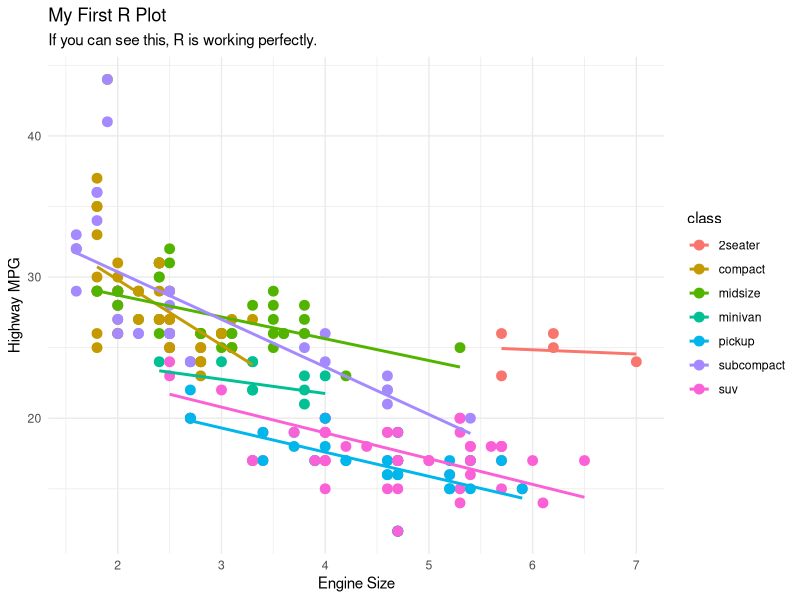

Write R code to recreate this figure.
## ---- chunk 1
#| label: test-dplyr
#| warning: false
#| message: false

library(dplyr)

# Let's verify R can do math
mtcars %>% 
  group_by(cyl) %>% 
  summarise(mean_mpg = mean(mpg))
## ---- chunk 2
#| label: test-plot
#| warning: false
#| message: false

library(ggplot2)

ggplot(mpg, aes(x = displ, y = hwy, color = class)) +
    geom_point(size = 3) +
    geom_smooth(method = "lm", se = FALSE) +
    theme_minimal() +
    labs(
        title = "My First R Plot",
        subtitle = "If you can see this, R is working perfectly.",
        x = "Engine Size",
        y = "Highway MPG"
    )
